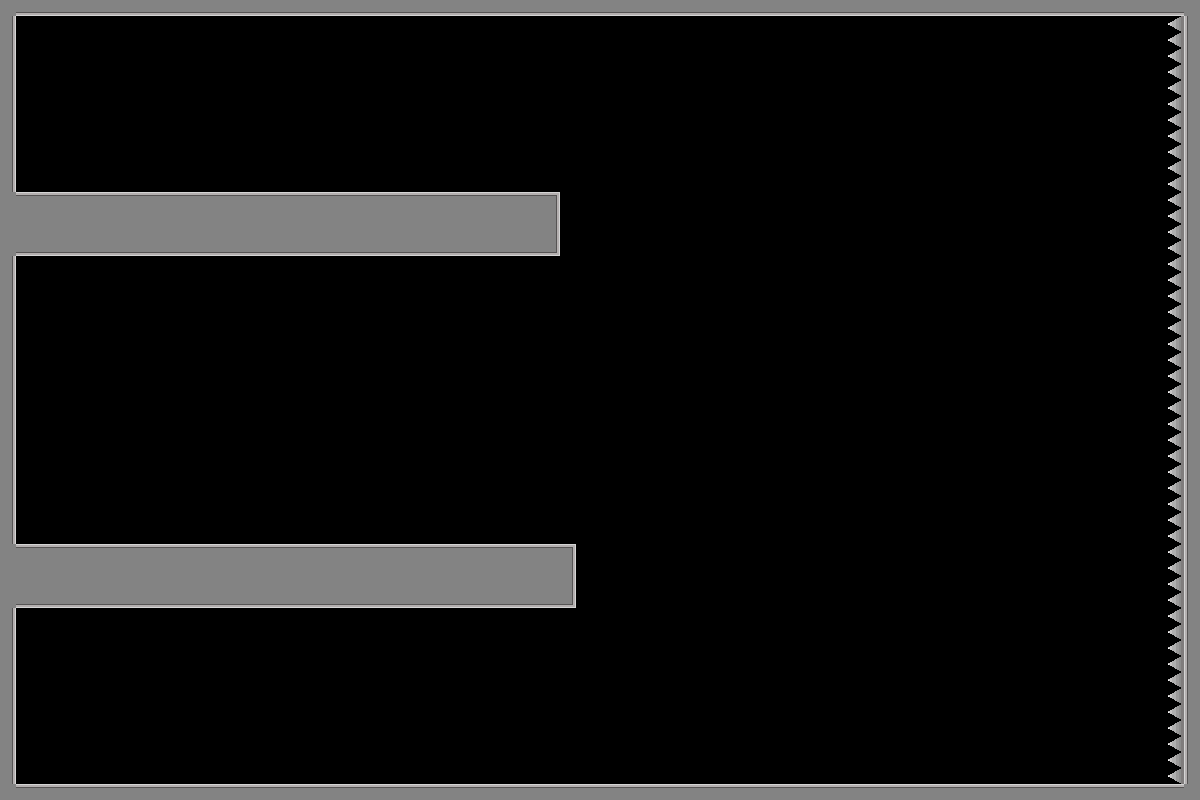

A 2D game scene composited from a Tiled map and its tileset images. What follows is a short description and the map's XML, with each tile layer's data collapsed to a summary:
An orthogonal 75x50 tile map with 16x16 px tiles, 1 tile layer (Tile Layer 1) and 2 objects (2x mini_star).

<map version="1.10" tiledversion="1.12.2" orientation="orthogonal" renderorder="right-down" width="75" height="50" tilewidth="16" tileheight="16" infinite="0" nextlayerid="4" nextobjectid="3">
 <tileset firstgid="1" source="place_holder_tileset.tsx" />
 <layer id="1" name="Tile Layer 1" width="75" height="50">
  <data>[3750 cells, 570 non-empty, 8 distinct tile ids]</data>
 </layer>
 <objectgroup id="3" name="object_layer">
  <object id="1" name="mini_star" x="261.801" y="65.1485" width="90" height="90">
   <properties>
    <property name="obj_type" value="mini_star" />
   </properties>
  </object>
  <object id="2" name="mini_star" x="271.091" y="405.008" width="90" height="90">
   <properties>
    <property name="obj_type" value="mini_star" />
   </properties>
  </object>
 </objectgroup>
</map>
